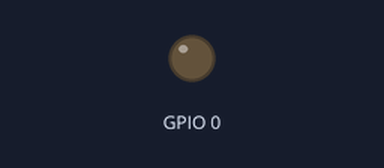
Recording of a sketch running on a simulated ESP8266 (NodeMCU). On the bench: output pins drawn as LEDs (lit = HIGH). Dashed ring = blinking. WiFi joins after 1.5 s; servers stay silent unless stated; what the sketch prints to the serial monitor is not drawn.

Above: at 2.6 s.
At 4.9 s:
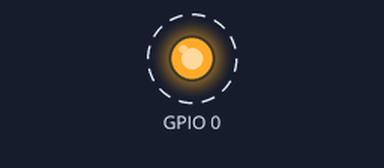
Timing chart, 0 to 5.4 s (numbered marks = the images above):
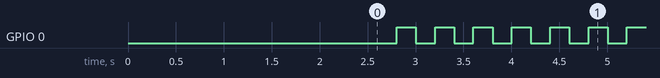

The sketch:

sketch_aug29a.ino
```cpp
#include<ESP8266WiFi.h>

const char ssid[] = "HolidayLightsController";
const char pass[] = "LightsPassword";
uint8_t character = 4;

const uint32_t port = 1234;
const char *host = "192.168.0.1";
int status = WL_IDLE_STATUS;
uint32_t send_count = 0;
//const char host[] = "192.168.0.1";

WiFiClient client;

void setup()
{
  // put your setup code here, to run once:
  pinMode(0, OUTPUT);
  Serial.begin(115200);
  delay(500);
  delay(200);
  Serial.println("Attempting to connect to Wi-Fi network...");
  Serial.print("SSID: ");
  Serial.println(ssid);
  WiFi.mode(WIFI_STA);
  Serial.print("Connecting");
  WiFi.begin(ssid, pass);
  while(WiFi.status() != WL_CONNECTED)
  {
    delay(500);
    Serial.print(".");
  }
  Serial.println("");
  Serial.println("Connected to access point");
  Serial.print("Connecting to: ");
  Serial.println(host);
  if(!client.connect(host, port))
  {
    Serial.println("Connection failed");
    Serial.println("Wait 5 seconds....");
    delay(5000);
    return;
  }
}

void loop()
{

  client.print("Send this data to server");
  client.print(send_count);
  send_count++;

  //String line = client.readStringUntil('\r');
  //client.println(line);
  //Serial.println("Closing connection");
  //client.stop();
  //Serial.println("Wait 2 seconds.....");
  delay(200);
  digitalWrite(0, LOW);
  delay(200);
  digitalWrite(0, HIGH);
}
```

Measured:
- by itself, GPIO 0: alternates HIGH for 0.20 s and LOW for 0.20 s
